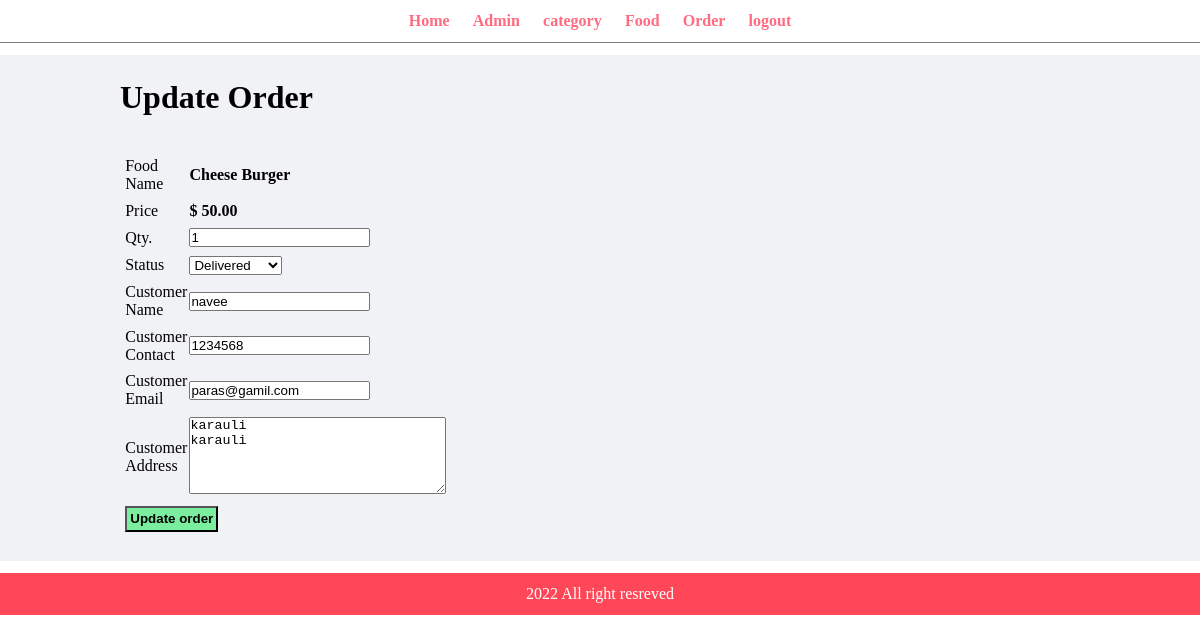
Page /admin/update-order.php?id=3 (signed in) on the committed database.
### tables this page shows
CREATE TABLE `tbl_order` (
  `id` int(10) UNSIGNED NOT NULL,
  `food` varchar(150) NOT NULL,
  `price` decimal(10,2) NOT NULL,
  `qty` int(11) NOT NULL,
  `total` decimal(10,2) NOT NULL,
  `order_date` datetime NOT NULL,
  `status` varchar(50) NOT NULL,
  `customer_name` varchar(150) NOT NULL,
  `customer_contact` varchar(20) NOT NULL,
  `customer_email` varchar(150) NOT NULL,
  `customer_address` varchar(255) NOT NULL
);

### admin/update-order.php (the view, shortened to what this page needs)
<?php include('partial/header.php');?>
<div class="main-section">
    <div class="wraper">
        <h1>Update Order</h1>
        <br><br>
        <?php
        if(isset($_GET['id']))
        {
            $id=$_GET['id'];
            $sql="SELECT * FROM tbl_order WHERE id=$id";
            $res=mysqli_query($con,$sql);
            $count=mysqli_num_rows($res);
            if($count==1)
            {
                $row=mysqli_fetch_assoc($res);
                $food=$row['food'];
                $price=$row['price'];
                $qty=$row['qty'];
                $status=$row['status'];
                $customer_name=$row['customer_name'];
                $customer_contact=$row['customer_contact'];
                $customer_email=$row['customer_email'];
                $customer_address=$row['customer_address'];
            }
            else
            {
            header('location:'.SITEURL.'admin/Manage_order.php');
            }
        }
        else
        {
            header('location:'.SITEURL.'admin/Manage_order.php');
        }
        ?>
        <form action="" method="POST">
            <table class="tbl-30">
                <tr>
                    <td>Food Name</td>
                    <td><b><?php echo $food;?></b></td>
                </tr>
                <tr>
                    <td>Price</td>
                    <td><b>$ <?php echo $price;?></b></td>
                </tr>
                <tr>
                    <td>Qty.</td>
                    <td>
                        <input type="number" name="qty" value="<?php echo $qty;?>">
                    </td>
                </tr>
                <tr>
                    <td>Status</td>
                    <td>
                    <select name="status" id="">
                        <option  <?php if($status=="Delivered") {echo "selected";}?> value="Delivered">Delivered</option>
                    </select>
                    </td>
                </tr>
                <tr>
                    <td>Customer Name</td>
                    <td>
                        <input type="text" name="customer_name" value="<?php echo $customer_name;?>">
                    </td>
                </tr>
                <tr>
                    <td>Customer Contact</td>
                    <td>
                        <input type="text" name="customer_contact" value="<?php echo $customer_contact;?>">
                    </td>
                </tr>
                <tr>
                    <td>Customer Email</td>
                    <td>
                        <input type="text" name="customer_email" value="<?php echo $customer_email;?>">
                    </td>
                </tr>
                <tr>
                    <td>Customer Address</td>
                    <td>
                        <textarea name="customer_address" id="" cols="30" rows="5"><?php echo $customer_address;?></textarea>
                    </td>
                </tr>
                <tr>
                    <td colspan="2">
                        <input type="submit" class="btn-Secondary" name="submit" value="Update order">
                    </td>
                </tr>
            </table>
        </form>
    </div>
</div>
<?php include('partial/footer.php');?>

### css/admin1.css (style rules this page uses)
* { margin: 0; padding: 0; }
.wraper { padding: 1%; width: 80%; margin: 0 auto; }
.main-section { margin: 1% 0; padding: 1% 0; background-color: #f1f2f6; }
.tbl-30 { width: 30%; }
table tr td { padding:1%; }
.btn-Secondary { background-color: #7bed9f; padding:1%; color:black; text-decoration:none; font-weight:bold; }

### rows in the picture
tbl_order: food "Cheese Burger", price "50.00", qty "1", status "Delivered", customer_name "navee", customer_contact "1234568", customer_email "paras@gamil.com", customer_address "karauli karauli"
